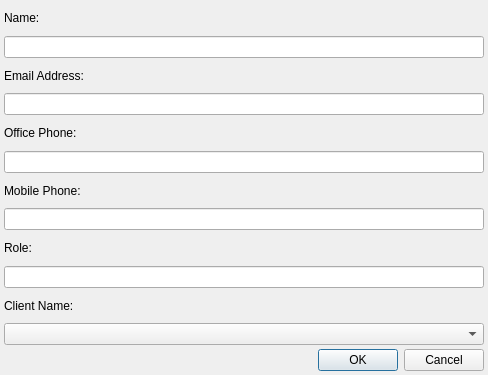
<?xml version="1.0" encoding="UTF-8"?>
<ui version="4.0">
 <class>Dialog</class>
 <widget class="QDialog" name="Dialog">
  <property name="geometry">
   <rect>
    <x>0</x>
    <y>0</y>
    <width>488</width>
    <height>375</height>
   </rect>
  </property>
  <property name="windowTitle">
   <string>Team Member Quick Add</string>
  </property>
  <layout class="QVBoxLayout" name="verticalLayout">
   <property name="spacing">
    <number>4</number>
   </property>
   <property name="leftMargin">
    <number>4</number>
   </property>
   <property name="topMargin">
    <number>4</number>
   </property>
   <property name="rightMargin">
    <number>4</number>
   </property>
   <property name="bottomMargin">
    <number>4</number>
   </property>
   <item>
    <widget class="QLabel" name="labelName">
     <property name="text">
      <string>Name:</string>
     </property>
    </widget>
   </item>
   <item>
    <widget class="QLineEdit" name="lineEditName"/>
   </item>
   <item>
    <widget class="QLabel" name="labelEmail">
     <property name="text">
      <string>Email Address:</string>
     </property>
    </widget>
   </item>
   <item>
    <widget class="QLineEdit" name="lineEditEmail"/>
   </item>
   <item>
    <widget class="QLabel" name="labelOfficPhone">
     <property name="text">
      <string>Office Phone:</string>
     </property>
    </widget>
   </item>
   <item>
    <widget class="QLineEdit" name="lineEditOfficePhone"/>
   </item>
   <item>
    <widget class="QLabel" name="labelMobilePhone">
     <property name="text">
      <string>Mobile Phone:</string>
     </property>
    </widget>
   </item>
   <item>
    <widget class="QLineEdit" name="lineEditMobilePhone"/>
   </item>
   <item>
    <widget class="QLabel" name="labelRole">
     <property name="text">
      <string>Role:</string>
     </property>
    </widget>
   </item>
   <item>
    <widget class="QLineEdit" name="lineEditRole"/>
   </item>
   <item>
    <widget class="QLabel" name="labelClientName">
     <property name="text">
      <string>Client Name:</string>
     </property>
    </widget>
   </item>
   <item>
    <widget class="QComboBox" name="comboBoxClientName">
     <item>
      <property name="text">
       <string></string>
      </property>
     </item>
    </widget>
   </item>
   <item>
    <widget class="QDialogButtonBox" name="buttonBox">
     <property name="orientation">
      <enum>Qt::Orientation::Horizontal</enum>
     </property>
     <property name="standardButtons">
      <set>QDialogButtonBox::StandardButton::Cancel|QDialogButtonBox::StandardButton::Ok</set>
     </property>
    </widget>
   </item>
  </layout>
 </widget>
 <resources/>
 <connections>
  <connection>
   <sender>buttonBox</sender>
   <signal>accepted()</signal>
   <receiver>Dialog</receiver>
   <slot>accept()</slot>
   <hints>
    <hint type="sourcelabel">
     <x>248</x>
     <y>254</y>
    </hint>
    <hint type="destinationlabel">
     <x>157</x>
     <y>274</y>
    </hint>
   </hints>
  </connection>
  <connection>
   <sender>buttonBox</sender>
   <signal>rejected()</signal>
   <receiver>Dialog</receiver>
   <slot>reject()</slot>
   <hints>
    <hint type="sourcelabel">
     <x>316</x>
     <y>260</y>
    </hint>
    <hint type="destinationlabel">
     <x>286</x>
     <y>274</y>
    </hint>
   </hints>
  </connection>
 </connections>
</ui>
